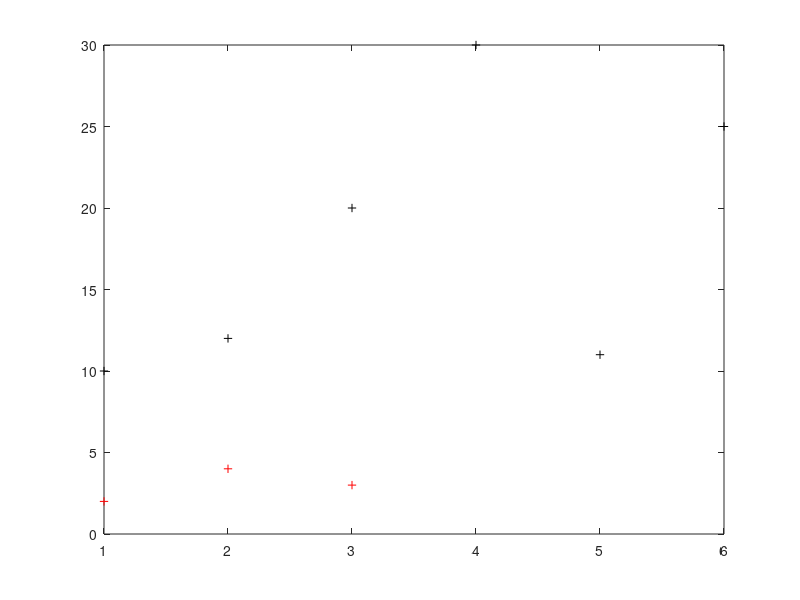
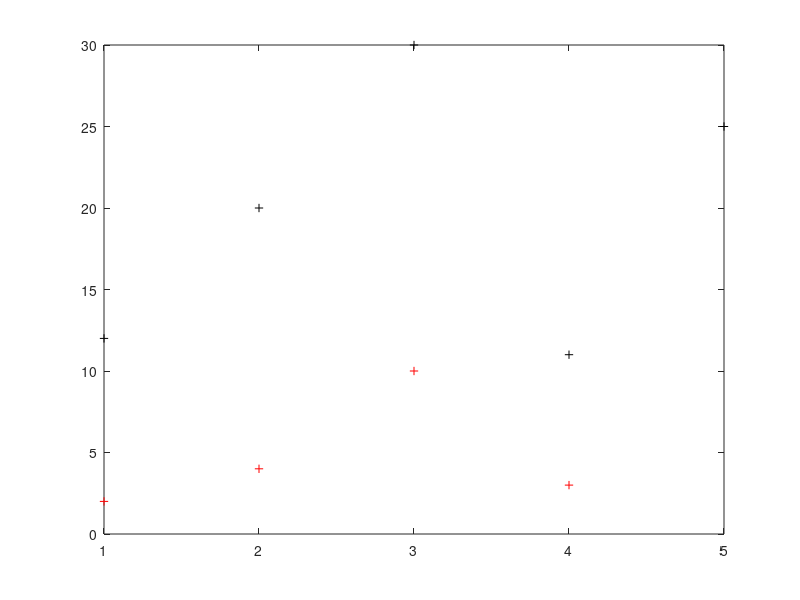
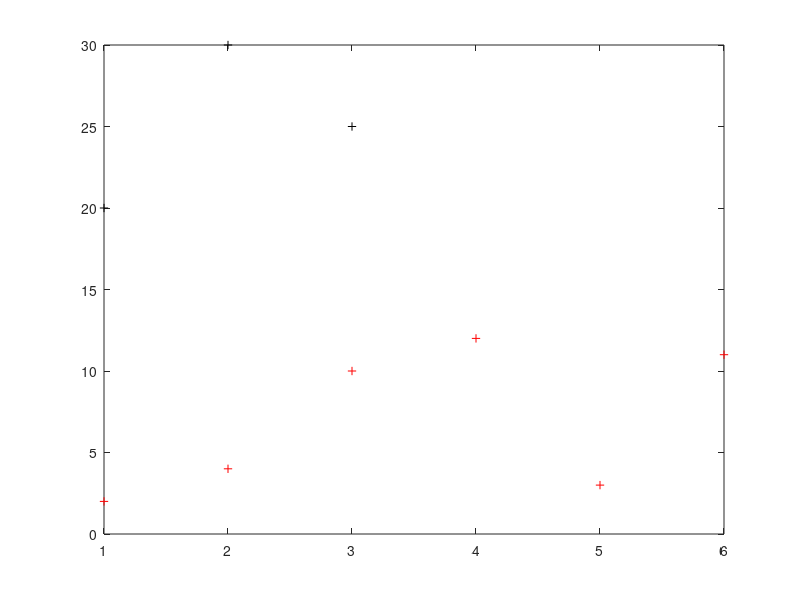
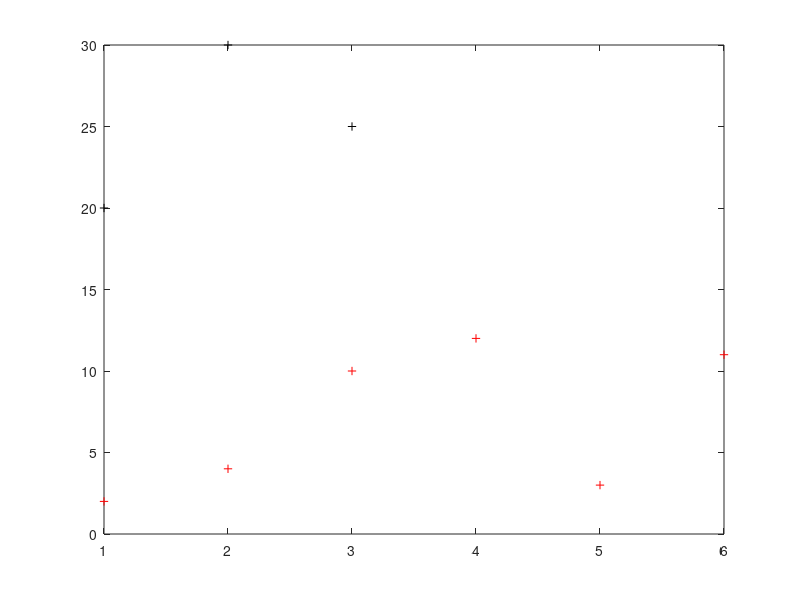

Recreate these plots in MATLAB, in order.
%{
x1 = randi([0 1],100,1);
x2 = randi([0 3],100,1);
y1 = pskmod(x1,2);
y2 = qammod(x2,4);
y1 = awgn(y1,-10);
y2 = awgn(y2,-10);
y1 = [y1;y2];
%}

y1 = [2, 4, 10, 12, 3, 20, 30, 11, 25];
C1 = 4;
C2 = 11;
for j = 1:5
    cluster1 = [];
    cluster2 = [];
    %{
    cluster3 = [];
    cluster4 = [];
    cluster5 = [];
    cluster6 = [];
    %}
    
    

    for i=1:length(y1)
        temp1 = norm(y1(i)-C1);
        temp2 = norm(y1(i)-C2);
        %{
        temp3 = norm(y1(i)-C3);
        temp4 = norm(y1(i)-C4);
        temp5 = norm(y1(i)-C5);
        temp6 = norm(y1(i)-C6);
        %}
        temp = min([temp1,temp2]);
        if(temp==temp1)
            cluster1(end+1) = y1(i);
            %{
        else(temp==temp2)
            cluster2(end+1) = y1(i);
            
        elseif(temp==temp3)
            cluster3(end+1) = y1(i);
        elseif(temp==temp4)
            cluster4(end+1) = y1(i);
        elseif(temp==temp5)
            cluster5(end+1) = y1(i);
            %}
           
            
        else
            cluster2(end+1) = y1(i);
        end
            
            
    end
    j
    cluster1
    cluster2
    C1 = sum(cluster1)/length(cluster1)
    C2 = sum(cluster2)/length(cluster2)
    %{
    
    C3 = sum(cluster3)/length(cluster3)
    C4 = sum(cluster4)/length(cluster4)
    C5 = sum(cluster5)/length(cluster5)
    C6 = sum(cluster6)/length(cluster6)
    %}
    
    
    figure(j);
    plot([1:length(cluster1)],(cluster1),'r+',[1:length(cluster2)],(cluster2),'k+')
   
end
